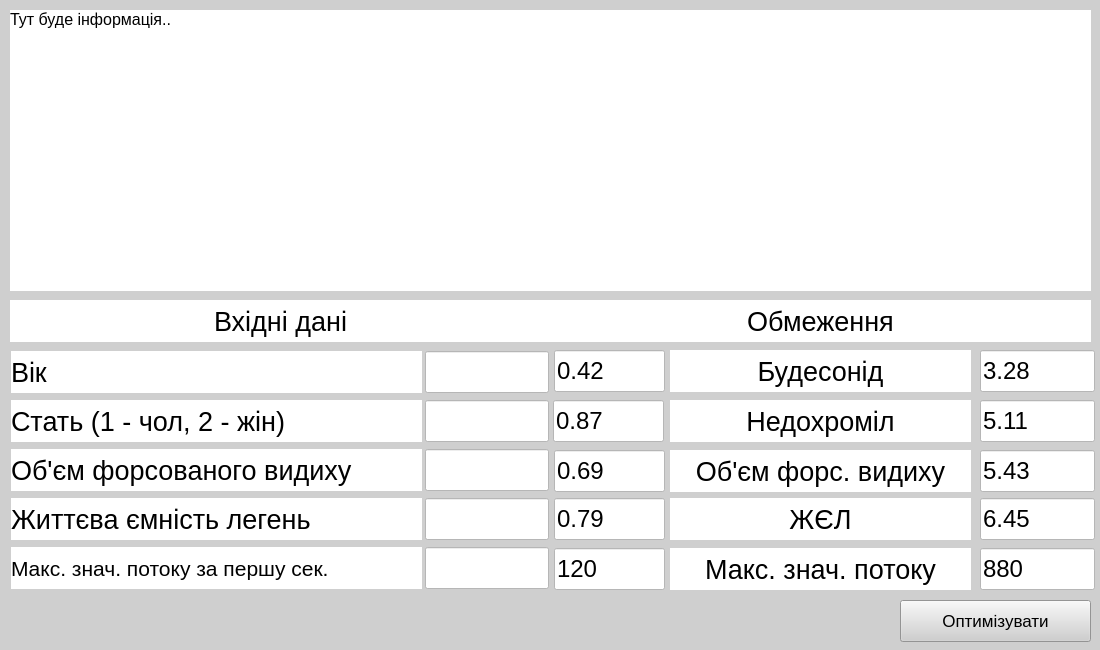
<?xml version="1.0" encoding="UTF-8"?>
<ui version="4.0">
 <class>Form</class>
 <widget class="QWidget" name="Form">
  <property name="geometry">
   <rect>
    <x>0</x>
    <y>0</y>
    <width>1100</width>
    <height>650</height>
   </rect>
  </property>
  <property name="minimumSize">
   <size>
    <width>1100</width>
    <height>650</height>
   </size>
  </property>
  <property name="maximumSize">
   <size>
    <width>1100</width>
    <height>650</height>
   </size>
  </property>
  <property name="windowTitle">
   <string>Form</string>
  </property>
  <property name="styleSheet">
   <string notr="true">background-color: rgb(207, 207, 207);</string>
  </property>
  <widget class="QLabel" name="label">
   <property name="geometry">
    <rect>
     <x>11</x>
     <y>351</y>
     <width>411</width>
     <height>42</height>
    </rect>
   </property>
   <property name="font">
    <font>
     <pointsize>20</pointsize>
    </font>
   </property>
   <property name="styleSheet">
    <string notr="true">background-color: rgb(255, 255, 255);</string>
   </property>
   <property name="text">
    <string>Вік</string>
   </property>
  </widget>
  <widget class="QLabel" name="label_2">
   <property name="geometry">
    <rect>
     <x>11</x>
     <y>400</y>
     <width>411</width>
     <height>42</height>
    </rect>
   </property>
   <property name="font">
    <font>
     <pointsize>20</pointsize>
    </font>
   </property>
   <property name="styleSheet">
    <string notr="true">background-color: rgb(255, 255, 255);</string>
   </property>
   <property name="text">
    <string>Стать (1 - чол, 2 - жін)</string>
   </property>
  </widget>
  <widget class="QLabel" name="label_3">
   <property name="geometry">
    <rect>
     <x>11</x>
     <y>449</y>
     <width>411</width>
     <height>42</height>
    </rect>
   </property>
   <property name="font">
    <font>
     <pointsize>20</pointsize>
    </font>
   </property>
   <property name="styleSheet">
    <string notr="true">background-color: rgb(255, 255, 255);</string>
   </property>
   <property name="text">
    <string>Об'єм форсованого видиху</string>
   </property>
  </widget>
  <widget class="QLabel" name="label_4">
   <property name="geometry">
    <rect>
     <x>11</x>
     <y>498</y>
     <width>411</width>
     <height>42</height>
    </rect>
   </property>
   <property name="font">
    <font>
     <pointsize>20</pointsize>
    </font>
   </property>
   <property name="styleSheet">
    <string notr="true">background-color: rgb(255, 255, 255);</string>
   </property>
   <property name="text">
    <string>Життєва ємність легень</string>
   </property>
  </widget>
  <widget class="QLabel" name="label_5">
   <property name="geometry">
    <rect>
     <x>11</x>
     <y>547</y>
     <width>411</width>
     <height>42</height>
    </rect>
   </property>
   <property name="font">
    <font>
     <pointsize>16</pointsize>
    </font>
   </property>
   <property name="styleSheet">
    <string notr="true">background-color: rgb(255, 255, 255);</string>
   </property>
   <property name="text">
    <string>Макс. знач. потоку за першу сек.</string>
   </property>
  </widget>
  <widget class="QLineEdit" name="ageIn">
   <property name="geometry">
    <rect>
     <x>425</x>
     <y>351</y>
     <width>124</width>
     <height>42</height>
    </rect>
   </property>
   <property name="font">
    <font>
     <pointsize>18</pointsize>
    </font>
   </property>
   <property name="styleSheet">
    <string notr="true">background-color: rgb(255, 255, 255);</string>
   </property>
   <property name="text">
    <string/>
   </property>
  </widget>
  <widget class="QLineEdit" name="sexIn">
   <property name="geometry">
    <rect>
     <x>425</x>
     <y>400</y>
     <width>124</width>
     <height>42</height>
    </rect>
   </property>
   <property name="font">
    <font>
     <pointsize>18</pointsize>
    </font>
   </property>
   <property name="styleSheet">
    <string notr="true">background-color: rgb(255, 255, 255);</string>
   </property>
   <property name="text">
    <string/>
   </property>
  </widget>
  <widget class="QLineEdit" name="x3In">
   <property name="geometry">
    <rect>
     <x>425</x>
     <y>449</y>
     <width>124</width>
     <height>42</height>
    </rect>
   </property>
   <property name="font">
    <font>
     <pointsize>18</pointsize>
    </font>
   </property>
   <property name="styleSheet">
    <string notr="true">background-color: rgb(255, 255, 255);</string>
   </property>
   <property name="text">
    <string/>
   </property>
  </widget>
  <widget class="QLineEdit" name="x4In">
   <property name="geometry">
    <rect>
     <x>425</x>
     <y>498</y>
     <width>124</width>
     <height>42</height>
    </rect>
   </property>
   <property name="font">
    <font>
     <pointsize>18</pointsize>
    </font>
   </property>
   <property name="styleSheet">
    <string notr="true">background-color: rgb(255, 255, 255);</string>
   </property>
   <property name="text">
    <string/>
   </property>
  </widget>
  <widget class="QLineEdit" name="x5In">
   <property name="geometry">
    <rect>
     <x>425</x>
     <y>547</y>
     <width>124</width>
     <height>42</height>
    </rect>
   </property>
   <property name="font">
    <font>
     <pointsize>18</pointsize>
    </font>
   </property>
   <property name="styleSheet">
    <string notr="true">background-color: rgb(255, 255, 255);</string>
   </property>
   <property name="text">
    <string/>
   </property>
  </widget>
  <widget class="QLabel" name="label_6">
   <property name="geometry">
    <rect>
     <x>550</x>
     <y>300</y>
     <width>541</width>
     <height>42</height>
    </rect>
   </property>
   <property name="font">
    <font>
     <pointsize>20</pointsize>
    </font>
   </property>
   <property name="styleSheet">
    <string notr="true">background-color: rgb(255, 255, 255);</string>
   </property>
   <property name="text">
    <string>Обмеження</string>
   </property>
   <property name="alignment">
    <set>Qt::AlignCenter</set>
   </property>
  </widget>
  <widget class="QLineEdit" name="x4Min">
   <property name="geometry">
    <rect>
     <x>554</x>
     <y>498</y>
     <width>111</width>
     <height>42</height>
    </rect>
   </property>
   <property name="font">
    <font>
     <pointsize>18</pointsize>
    </font>
   </property>
   <property name="styleSheet">
    <string notr="true">background-color: rgb(255, 255, 255);
</string>
   </property>
   <property name="text">
    <string>0.79</string>
   </property>
  </widget>
  <widget class="QLineEdit" name="x4Max">
   <property name="geometry">
    <rect>
     <x>980</x>
     <y>498</y>
     <width>115</width>
     <height>42</height>
    </rect>
   </property>
   <property name="font">
    <font>
     <pointsize>18</pointsize>
    </font>
   </property>
   <property name="styleSheet">
    <string notr="true">background-color: rgb(255, 255, 255);</string>
   </property>
   <property name="text">
    <string>6.45</string>
   </property>
  </widget>
  <widget class="QLabel" name="label_7">
   <property name="geometry">
    <rect>
     <x>670</x>
     <y>498</y>
     <width>301</width>
     <height>42</height>
    </rect>
   </property>
   <property name="font">
    <font>
     <pointsize>20</pointsize>
    </font>
   </property>
   <property name="styleSheet">
    <string notr="true">background-color: rgb(255, 255, 255);</string>
   </property>
   <property name="text">
    <string>ЖЄЛ</string>
   </property>
   <property name="alignment">
    <set>Qt::AlignCenter</set>
   </property>
  </widget>
  <widget class="QLineEdit" name="x5Min">
   <property name="geometry">
    <rect>
     <x>554</x>
     <y>548</y>
     <width>111</width>
     <height>42</height>
    </rect>
   </property>
   <property name="font">
    <font>
     <pointsize>18</pointsize>
    </font>
   </property>
   <property name="styleSheet">
    <string notr="true">background-color: rgb(255, 255, 255);</string>
   </property>
   <property name="text">
    <string>120</string>
   </property>
  </widget>
  <widget class="QLabel" name="label_8">
   <property name="geometry">
    <rect>
     <x>670</x>
     <y>548</y>
     <width>301</width>
     <height>42</height>
    </rect>
   </property>
   <property name="font">
    <font>
     <pointsize>20</pointsize>
    </font>
   </property>
   <property name="styleSheet">
    <string notr="true">background-color: rgb(255, 255, 255);</string>
   </property>
   <property name="text">
    <string>Макс. знач. потоку</string>
   </property>
   <property name="alignment">
    <set>Qt::AlignCenter</set>
   </property>
  </widget>
  <widget class="QLineEdit" name="x5Max">
   <property name="geometry">
    <rect>
     <x>980</x>
     <y>548</y>
     <width>115</width>
     <height>42</height>
    </rect>
   </property>
   <property name="font">
    <font>
     <pointsize>18</pointsize>
    </font>
   </property>
   <property name="styleSheet">
    <string notr="true">background-color: rgb(255, 255, 255);</string>
   </property>
   <property name="text">
    <string>880</string>
   </property>
  </widget>
  <widget class="QPushButton" name="optimizeButton">
   <property name="geometry">
    <rect>
     <x>900</x>
     <y>600</y>
     <width>191</width>
     <height>42</height>
    </rect>
   </property>
   <property name="font">
    <font>
     <pointsize>13</pointsize>
     <weight>50</weight>
     <bold>false</bold>
    </font>
   </property>
   <property name="styleSheet">
    <string notr="true">border-color: rgb(255, 255, 255);</string>
   </property>
   <property name="text">
    <string>Оптимізувати</string>
   </property>
  </widget>
  <widget class="QLabel" name="resultLabel">
   <property name="geometry">
    <rect>
     <x>10</x>
     <y>10</y>
     <width>1081</width>
     <height>281</height>
    </rect>
   </property>
   <property name="font">
    <font>
     <pointsize>12</pointsize>
    </font>
   </property>
   <property name="styleSheet">
    <string notr="true">background-color: rgb(255, 255, 255);</string>
   </property>
   <property name="text">
    <string>Тут буде інформація..</string>
   </property>
   <property name="alignment">
    <set>Qt::AlignLeading|Qt::AlignLeft|Qt::AlignTop</set>
   </property>
  </widget>
  <widget class="QLineEdit" name="u2Min">
   <property name="geometry">
    <rect>
     <x>553</x>
     <y>400</y>
     <width>111</width>
     <height>42</height>
    </rect>
   </property>
   <property name="font">
    <font>
     <pointsize>18</pointsize>
    </font>
   </property>
   <property name="styleSheet">
    <string notr="true">background-color: rgb(255, 255, 255);
</string>
   </property>
   <property name="text">
    <string>0.87</string>
   </property>
  </widget>
  <widget class="QLabel" name="label_9">
   <property name="geometry">
    <rect>
     <x>670</x>
     <y>400</y>
     <width>301</width>
     <height>42</height>
    </rect>
   </property>
   <property name="font">
    <font>
     <pointsize>20</pointsize>
    </font>
   </property>
   <property name="styleSheet">
    <string notr="true">background-color: rgb(255, 255, 255);</string>
   </property>
   <property name="text">
    <string>Недохроміл</string>
   </property>
   <property name="alignment">
    <set>Qt::AlignCenter</set>
   </property>
  </widget>
  <widget class="QLineEdit" name="u2Max">
   <property name="geometry">
    <rect>
     <x>980</x>
     <y>400</y>
     <width>115</width>
     <height>42</height>
    </rect>
   </property>
   <property name="font">
    <font>
     <pointsize>18</pointsize>
    </font>
   </property>
   <property name="styleSheet">
    <string notr="true">background-color: rgb(255, 255, 255);</string>
   </property>
   <property name="text">
    <string>5.11</string>
   </property>
  </widget>
  <widget class="QLabel" name="label_10">
   <property name="geometry">
    <rect>
     <x>10</x>
     <y>300</y>
     <width>541</width>
     <height>42</height>
    </rect>
   </property>
   <property name="font">
    <font>
     <pointsize>20</pointsize>
    </font>
   </property>
   <property name="styleSheet">
    <string notr="true">background-color: rgb(255, 255, 255);</string>
   </property>
   <property name="text">
    <string>Вхідні дані</string>
   </property>
   <property name="alignment">
    <set>Qt::AlignCenter</set>
   </property>
  </widget>
  <widget class="QLabel" name="label_11">
   <property name="geometry">
    <rect>
     <x>670</x>
     <y>350</y>
     <width>301</width>
     <height>42</height>
    </rect>
   </property>
   <property name="font">
    <font>
     <pointsize>20</pointsize>
    </font>
   </property>
   <property name="styleSheet">
    <string notr="true">background-color: rgb(255, 255, 255);</string>
   </property>
   <property name="text">
    <string>Будесонід</string>
   </property>
   <property name="alignment">
    <set>Qt::AlignCenter</set>
   </property>
  </widget>
  <widget class="QLineEdit" name="u1Max">
   <property name="geometry">
    <rect>
     <x>980</x>
     <y>350</y>
     <width>115</width>
     <height>42</height>
    </rect>
   </property>
   <property name="font">
    <font>
     <pointsize>18</pointsize>
    </font>
   </property>
   <property name="styleSheet">
    <string notr="true">background-color: rgb(255, 255, 255);</string>
   </property>
   <property name="text">
    <string>3.28</string>
   </property>
  </widget>
  <widget class="QLineEdit" name="u1Min">
   <property name="geometry">
    <rect>
     <x>554</x>
     <y>350</y>
     <width>111</width>
     <height>42</height>
    </rect>
   </property>
   <property name="font">
    <font>
     <pointsize>18</pointsize>
    </font>
   </property>
   <property name="styleSheet">
    <string notr="true">background-color: rgb(255, 255, 255);
</string>
   </property>
   <property name="text">
    <string>0.42</string>
   </property>
  </widget>
  <widget class="QLabel" name="label_12">
   <property name="geometry">
    <rect>
     <x>670</x>
     <y>450</y>
     <width>301</width>
     <height>42</height>
    </rect>
   </property>
   <property name="font">
    <font>
     <pointsize>20</pointsize>
    </font>
   </property>
   <property name="styleSheet">
    <string notr="true">background-color: rgb(255, 255, 255);</string>
   </property>
   <property name="text">
    <string>Об'єм форс. видиху</string>
   </property>
   <property name="alignment">
    <set>Qt::AlignCenter</set>
   </property>
  </widget>
  <widget class="QLineEdit" name="x3Min">
   <property name="geometry">
    <rect>
     <x>554</x>
     <y>450</y>
     <width>111</width>
     <height>42</height>
    </rect>
   </property>
   <property name="font">
    <font>
     <pointsize>18</pointsize>
    </font>
   </property>
   <property name="styleSheet">
    <string notr="true">background-color: rgb(255, 255, 255);</string>
   </property>
   <property name="text">
    <string>0.69</string>
   </property>
  </widget>
  <widget class="QLineEdit" name="x3Max">
   <property name="geometry">
    <rect>
     <x>980</x>
     <y>450</y>
     <width>115</width>
     <height>42</height>
    </rect>
   </property>
   <property name="font">
    <font>
     <pointsize>18</pointsize>
    </font>
   </property>
   <property name="styleSheet">
    <string notr="true">background-color: rgb(255, 255, 255);</string>
   </property>
   <property name="text">
    <string>5.43</string>
   </property>
  </widget>
 </widget>
 <resources/>
 <connections/>
</ui>
